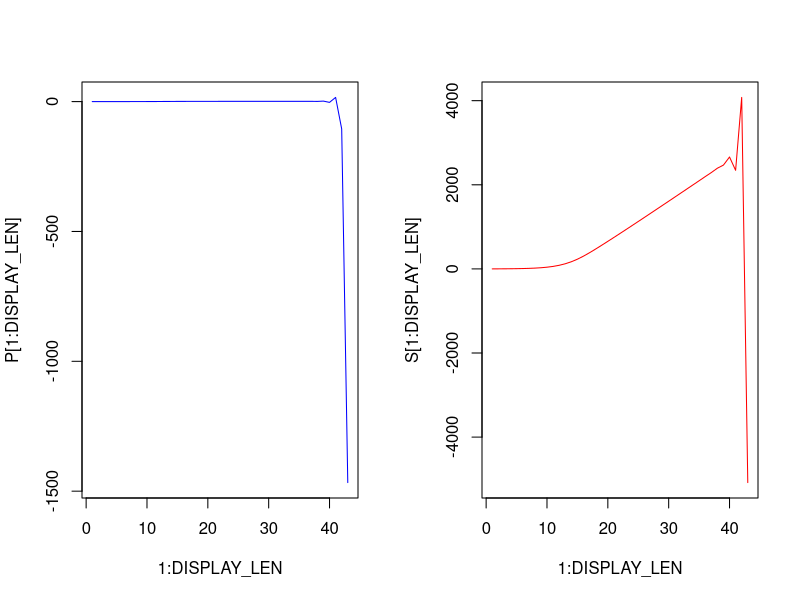

The R script that drew this image:
#NonSpatial SeedBank Model
#Does not work because SeedBank Size can go below 0
#Problem is that for some reason the contents of the arrays are registered as NaN, so conditionals do not work
LEN <- 43
DISPLAY_LEN <- LEN

l <- .9 #fraction that lives
e <- 100 #seeds per plant

g_max <- .002 #maximum growth rate of seeds into plants
K <- 1 # carrying capacity

#if Pt > K => g < 0 => decreases those that survive (PROBLEM)
g <- function(Pt) {
  g_max*(1-Pt/K)
}

P <- array(data = 0, dim=LEN);
P[1] <- .01 #initial plant population

S <- array(data = 0, dim=LEN);
S[1] <- 0 #initial seed bank size

for (t in 1:(LEN-1)) {

  P[t+1] <- l*P[t] + g(P[t])*S[t] + g(P[t])*e*P[t]
  S[t+1] <- S[t] + e*P[t]-g(P[t])*(S[t]+e*P[t]) 

 # if (S[t+1] < 0) {
 #   S[t+1] <- 0
 # }
#  if (P[t+1] <= 0) {
 #   P[t+1] <- 0;
#  }

  if(t> 35) {
    cat("t: ", t, " P: ", P[t+1], " S: ", S[t+1], '\n')
  }

}

par(mfrow=c(1, 2))
plot(x=1:DISPLAY_LEN, y=P[1:DISPLAY_LEN], type="l", col="blue");
plot(x=1:DISPLAY_LEN, y=S[1:DISPLAY_LEN], type="l", col="red")